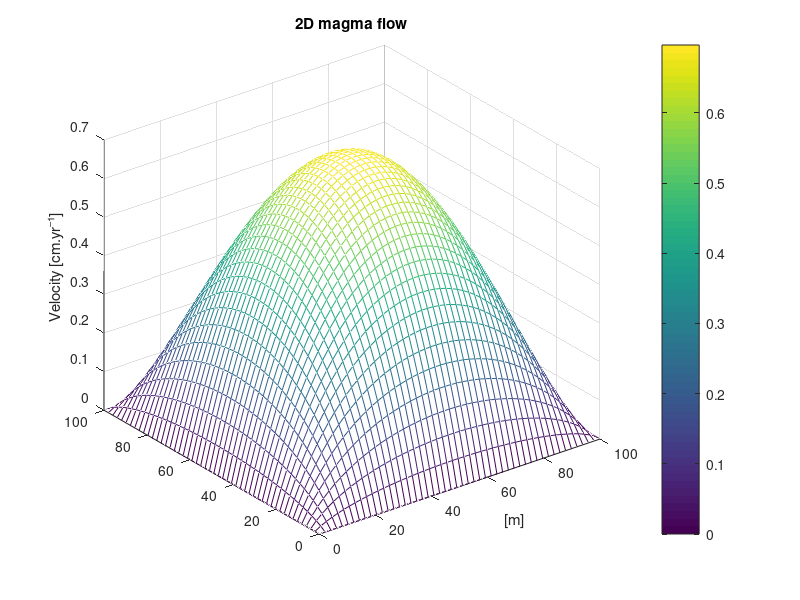

Reproduce this figure in MATLAB.
clearvars; close all; clc;
%% Parameters
% code parameters
nx = 50; % number of nodes on x-axis, the bigger the more precise but more computing time
ny = 50; % number of nodes on y-axis

% physics parameters
v_bc = 0; % boundary condition (start and end) [m.s⁻¹]
xsize = 100; % length dyke on x-axis [m]
ysize = 100; % length dyke on y-axis [m]
eta = 1e16; % viscosity [Pa.s]
rho = 2800; % density [kg.m⁻³]
dPdy = 31000; % pressure over height (y-axis) [Pa.m⁻¹]
g = 10; % gravity acceleration [m.s⁻¹]

%% Functions
% physics
dx = xsize/(nx-1); % set dx size relative to the node number, -1 (because slots between)
dy = ysize/(ny-1);
RHS = (dPdy-rho*g)/eta; % Righ hand side of the equation, constants
conversion_year = 100*60*60*24*365.25; % conversion from m.s⁻¹ to cm.y⁻¹

% code initialisation
x = 0:dx:xsize; % create x vector with dx interval from 0 to L
y = 0:dy:ysize; % create y vector with dy interval
R = zeros(nx*ny,1); % initiate response vector, square because grid n*n
L = zeros(nx*ny,nx*ny); % initiate stiffness matrix
T = zeros(nx,ny);

% boundary condition
% R(1,1) = v_bc; % boundary condition left
% R(nx*ny,1) = v_bc; % boundary condition right
% L(1,1) = 1; % boundary condition for L top left
% L(nx*ny,nx*ny) = 1; % boundary condition for L bottom right

% compute solution
for i=1:1:ny
    for j=1:1:nx % loop to fill matrix
        k = (j-1)*ny+i;
%         R(k,1) = RHS; % compute RHS vector
        if(i==1 || i==nx || j==1 || j==ny) % boundary conditions, add to take into account both start and end of each direction
            R(k,1)=v_bc;
            L(k,k)=1;
        else % filling matrix
            R(k,1) = RHS;
            L(k,k-ny) = dx^-2;
            L(k,k-1) = dy^-2; 
            L(k,k) = -2*dx^-2-2*dy^-2; 
            L(k,k+1) = dy^-2; 
            L(k,k+ny) = dx^-2;
        end
    end
end
S = L\R; % compute linear solution of L*S=R for S
S = reshape(S,[nx,ny]); % reshape S into a matrix of size nx*xy

%% Plots
figure(1)
mesh(x,y,-S.*conversion_year) % 2D plots
title('2D magma flow')
xlabel('[m]')
xlabel('[m]')
zlabel('Velocity [cm.yr⁻¹]')
colorbar